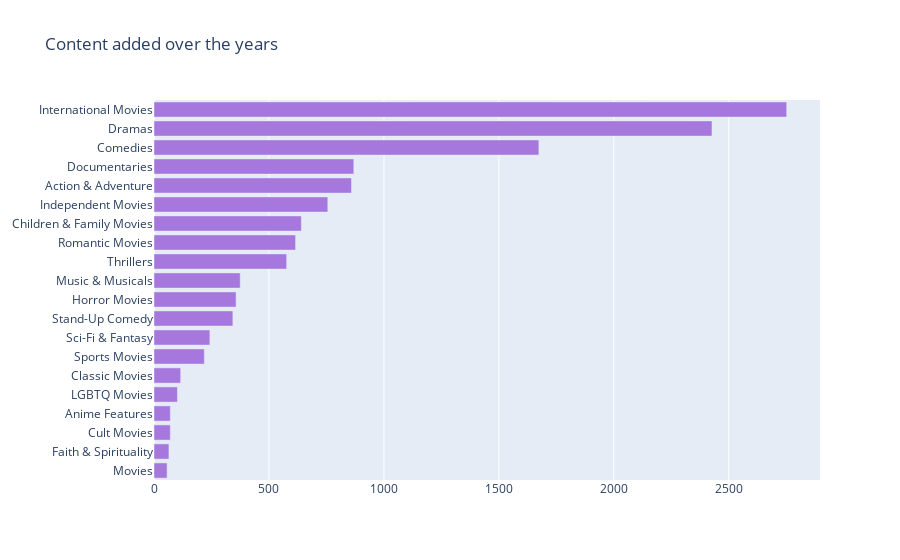

Notebook cell for this chart:
### Code cell
# What are the top Categories?
from collections import Counter
col = "listed_in"
categories = ", ".join(d2['listed_in']).split(", ")
counter_list = Counter(categories).most_common(50)
labels = [_[0] for _ in counter_list][::-1]
values = [_[1] for _ in counter_list][::-1]
trace1 = go.Bar(y=labels, x=values, orientation="h", name="TV Shows", marker=dict(color="#a678de"))

data = [trace1]
layout = go.Layout(title="Content added over the years", legend=dict(x=0.1, y=1.1, orientation="h"))
content_added = go.Figure(data, layout=layout)
content_added.show()

### Figure 1 — Plotly figure (JSON) as saved in the notebook; plotly's stock layout.template omitted (floating-point values rounded to 4 significant figures)
{"data": [{"marker": {"color": "#a678de"}, "name": "TV Shows", "orientation": "h", "type": "bar", "x": [57, 65, 71, 71, 102, 116, 219, 243, 343, 357, 375, 577, 616, 641, 756, 859, 869, 1674, 2427, 2752], "y": ["Movies", "Faith & Spirituality", "Cult Movies", "Anime Features", "LGBTQ Movies", "Classic Movies", "Sports Movies", "Sci-Fi & Fantasy", "Stand-Up Comedy", "Horror Movies", "Music & Musicals", "Thrillers", "Romantic Movies", "Children & Family Movies", "Independent Movies", "Action & Adventure", "Documentaries", "Comedies", "Dramas", "International Movies"]}], "layout": {"legend": {"orientation": "h", "x": 0.1, "y": 1.1}, "title": {"text": "Content added over the years"}}}
